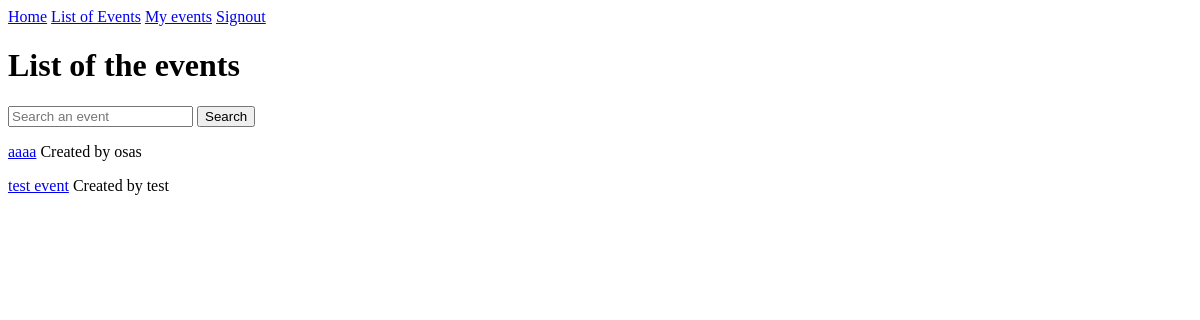
The page /eventslist/ (signed in) on the database as committed earlier.
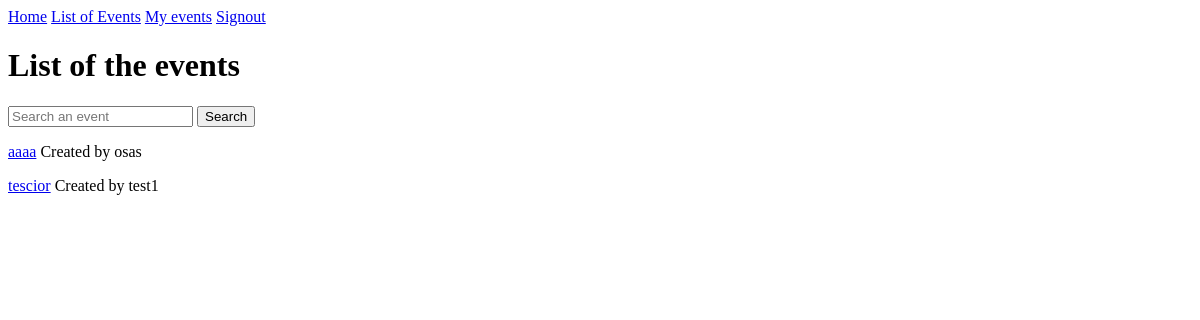
The same page on the database as committed later.
### main/models.py (models this page shows, shortened)
class Events(models.Model):
    user = models.ForeignKey(
        User,
        on_delete=models.CASCADE,
        related_name="event",
        null=True)
    name = models.CharField(
        max_length=200
        )
    date = models.DateField(
        default = timezone.now
        )
    description = models.CharField(
        max_length = 2000)
    country = models.CharField(
        max_length = 25
        )
    city = models.CharField(
        max_length = 75
        )

### main/views.py (the view)
# urls.py: path("eventslist/", views.eventslist, name="eventslist"),
def eventslist(response):
    if response.user.is_authenticated:
        items = Events.objects.all()
        search = response.GET.get('searchBar')
        if search != '' and search is not None:
            items = items.filter(name__icontains = search)
        context = {
            'items':items,
        }
        return render(
            response,
            "main/eventslist.html",
            context)
    else:
        return HttpResponseRedirect("/info/")

### main/templates/main/eventslist.html (shortened to what this page needs)
{% extends 'main/base.html' %}
{% block content %}
    <h1>List of the events</h1>
    <form method="GET" action="/eventslist/"> {% csrf_token %}
        <input type="search" name="searchBar" placeholder="Search an event"> <button name="searchBtn" type="submit">Search</button>
    </form>
    {% if items %}
        {% for i in items %}
            <p><a href="/{{ i.id }}">{{ i.name }}</a> Created by {{ i.user }}</p>
        {% endfor %}
    {% else %}
        <p>Curently no events</p>
    {% endif %}
{% endblock %}

Rows that differ between the two databases and show on the page:
removed Events: name "test event", user "test"
added Events: name "tescior", user "test1"
